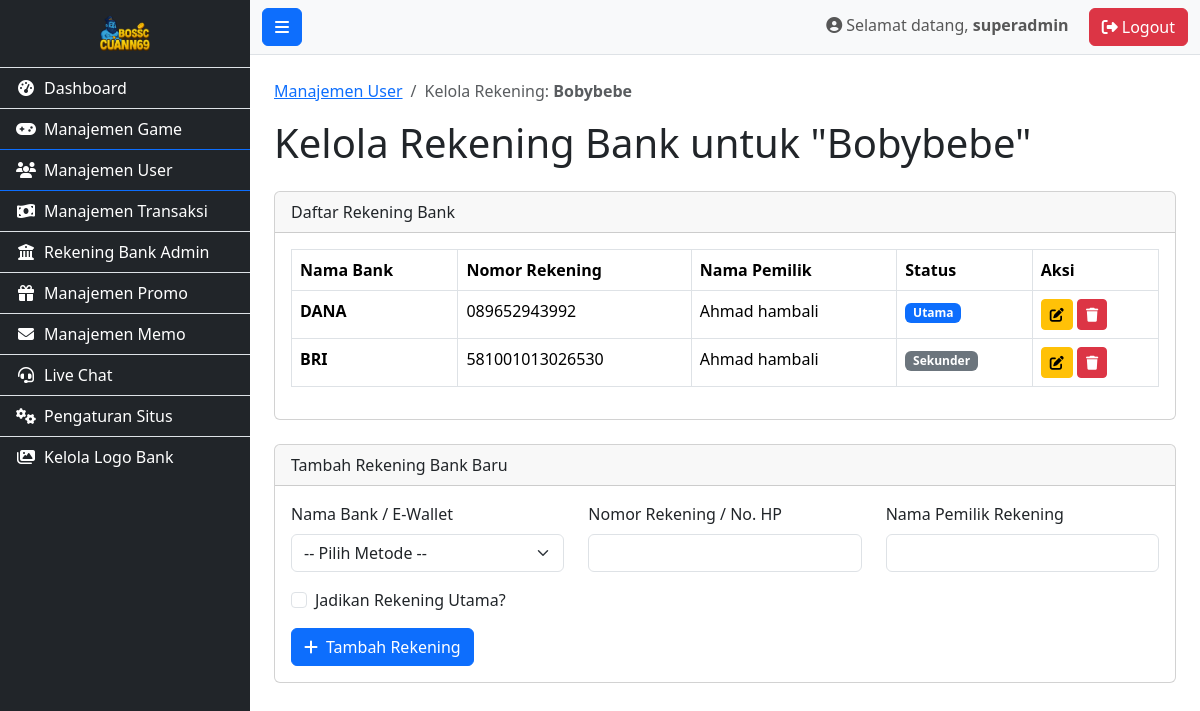
The app's page /admin/view_user_banks.php?user_id=43 (signed in) with its own data.
### tables this page shows
CREATE TABLE `users` (
  `id` int(11) NOT NULL,
  `username` varchar(50) NOT NULL,
  `password` varchar(255) NOT NULL,
  `full_name` varchar(100) DEFAULT NULL,
  `email` varchar(100) NOT NULL,
  `phone` varchar(20) DEFAULT NULL,
  `balance` decimal(15,2) NOT NULL DEFAULT 0.00,
  `status` enum('active','suspended','banned') NOT NULL DEFAULT 'active',
  `last_seen` timestamp NULL DEFAULT NULL,
  `referral_code` varchar(10) DEFAULT NULL,
  `referred_by` varchar(50) DEFAULT NULL,
  `registration_date` timestamp NOT NULL DEFAULT current_timestamp()
);

CREATE TABLE `user_banks` (
  `id` int(11) NOT NULL,
  `user_id` int(11) NOT NULL,
  `bank_name` varchar(50) NOT NULL,
  `account_number` varchar(50) NOT NULL,
  `account_name` varchar(100) NOT NULL,
  `is_primary` tinyint(1) NOT NULL DEFAULT 0,
  `created_at` timestamp NOT NULL DEFAULT current_timestamp()
);

### admin/view_user_banks.php (the view, shortened to what this page needs)
<?php
require_once 'includes/header.php';
require_once 'includes/sidebar.php';
$user_id = $_GET['user_id'];
$user_stmt = $conn->prepare("SELECT username FROM users WHERE id = ?");
$user_stmt->bind_param("i", $user_id);
$user_stmt->execute();
$user_result = $user_stmt->get_result();
$user = $user_result->fetch_assoc();
$username = $user['username'];
$banks_result = $conn->query("SELECT * FROM user_banks WHERE user_id = $user_id ORDER BY is_primary DESC, id ASC");
?>
<nav aria-label="breadcrumb">
    <ol class="breadcrumb">
        <li class="breadcrumb-item"><a href="manage_users.php">Manajemen User</a></li>
        <li class="breadcrumb-item active" aria-current="page">Kelola Rekening: <strong><?php echo htmlspecialchars($username); ?></strong></li>
    </ol>
</nav>
<h1 class="mb-4">Kelola Rekening Bank untuk "<?php echo htmlspecialchars($username); ?>"</h1>
<div class="card mb-4">
    <div class="card-header">Daftar Rekening Bank</div>
    <div class="card-body">
        <div class="table-responsive">
            <table class="table table-bordered">
                <thead>
                    <tr>
                        <th>Nama Bank</th>
                        <th>Nomor Rekening</th>
                        <th>Nama Pemilik</th>
                        <th>Status</th>
                        <th>Aksi</th>
                    </tr>
                </thead>
                <tbody>
                    <?php if ($banks_result && $banks_result->num_rows > 0): ?>
                        <?php while ($bank = $banks_result->fetch_assoc()): ?>
                            <tr>
                                <td><strong><?php echo htmlspecialchars($bank['bank_name']); ?></strong></td>
                                <td><?php echo htmlspecialchars($bank['account_number']); ?></td>
                                <td><?php echo htmlspecialchars($bank['account_name']); ?></td>
                                <td>
                                    <?php if ($bank['is_primary'] == 1): ?>
                                        <span class="badge bg-primary">Utama</span>
                                    <?php else: ?>
                                        <span class="badge bg-secondary">Sekunder</span>
                                    <?php endif; ?>
                                </td>
                                <td>
                                    <a href="edit_user_bank.php?id=<?php echo $bank['id']; ?>" class="btn btn-sm btn-warning" title="Ubah"><i class="fas fa-edit"></i></a>
                                    <a href="delete_user_bank.php?id=<?php echo $bank['id']; ?>" class="btn btn-sm btn-danger" title="Hapus" onclick="return confirm('Anda yakin ingin menghapus rekening ini?');"><i class="fas fa-trash"></i></a>
                                </td>
                            </tr>
                        <?php endwhile; ?>
                    <?php else: ?>
                        <tr>
                            <td colspan="5" class="text-center">User ini belum memiliki rekening bank.</td>
                        </tr>
                    <?php endif; ?>
                </tbody>
            </table>
        </div>
    </div>
</div>
<div class="card">
    <div class="card-header">Tambah Rekening Bank Baru</div>
    <div class="card-body">
        <form action="add_user_bank.php" method="POST">
            <div class="row">
                <div class="col-md-4 mb-3">
                    <label for="bank_name" class="form-label">Nama Bank / E-Wallet</label>
                    <select class="form-select" id="bank_name" name="bank_name" required>
                        <option value="">-- Pilih Metode --</option>
                    </select>
                </div>
                <div class="col-md-4 mb-3">
                    <label for="account_number" class="form-label">Nomor Rekening / No. HP</label>
                    <input type="text" class="form-control" id="account_number" name="account_number" required>
                </div>
                <div class="col-md-4 mb-3">
                    <label for="account_name" class="form-label">Nama Pemilik Rekening</label>
                    <input type="text" class="form-control" id="account_name" name="account_name" required>
                </div>
            </div>
            <div class="mb-3 form-check">
                <input type="checkbox" class="form-check-input" id="is_primary" name="is_primary" value="1">
                <label class="form-check-label" for="is_primary">Jadikan Rekening Utama?</label>
            </div>
            <button type="submit" class="btn btn-primary"><i class="fas fa-plus me-2"></i>Tambah Rekening</button>
        </form>
    </div>
</div>
<?php
require_once 'includes/footer.php';
?>

### records on screen
users: username "Bobybebe"
user_banks: bank_name "DANA", account_number "089652943992", account_name "Ahmad hambali", is_primary "Utama"
user_banks: bank_name "BRI", account_number "581001013026530", account_name "Ahmad hambali", is_primary "Sekunder"

### other values on screen
$_SESSION['admin_username'] "superadmin"
